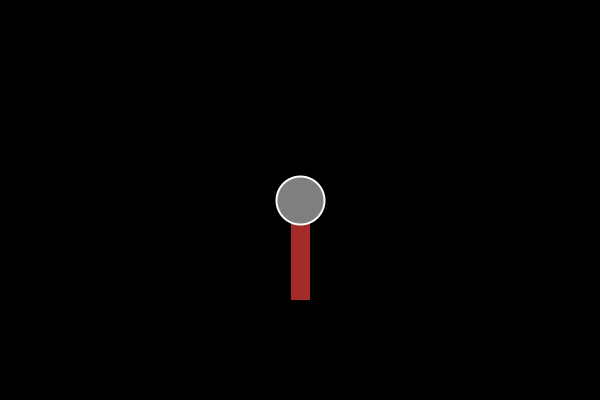
Frame 1 (no input)
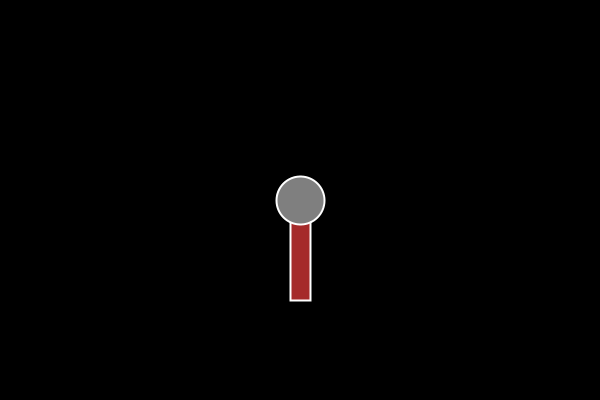
Frame 60 (the mouse pressed at the canvas centre just before this capture)
Frame 120 (the mouse held since frame 60 and released just before this capture): identical to frame 60, image omitted

The Processing sketch that drew these frames (run headless with seeded random() and noise(); from frame 60 on, the mouse is pressed at the canvas centre):

// Processing sketch: sketch_3_2
// ── sketch_3_2.pde

Catapult c;

void setup() {
  size(600, 400);
  
  c = new Catapult();
}

void draw() {
  background(0);

  c.display();
  c.update();
}

void mouseDragged() { 
  c.mouseDraggedEvent(new PVector(mouseX, mouseY));
} 

void mouseReleased() { 
  c.mouseReleasedEvent();
}

// ── Ball.pde
class Ball {
  PVector l, v, g;  

  Ball(PVector locationInput) {
    l = locationInput;//The current location of the ball (init)
    v = new PVector(3, -4.1); // The velocity of the ball
    g = new PVector(0, 0.2); // The Gravity of the ball
  }

  void display() {
    // Display circle at location vector
    stroke(255);
    strokeWeight(2);
    fill(127);
    ellipse(l.x, l.y, 48, 48);
  }

  void shoot() {
    // Add velocity to the location.
    l.add(v);
    // Add gravity to velocity
    v.add(g);
  }

  void checkWindow() {
    l.set(width/2, height/2);
    v.set(3, -4.1);
    g.set(0, 0.2);
  }


  void setBall(PVector b) {
    v = l.copy().sub(b).mult(0.1);
  }
}

// ── Catapult.pde
class Catapult {
  Ball ball;
  boolean release = false;
  PVector catLoc;

  Catapult() {
    ball = new Ball(new PVector(300, 200));
  }

  void display() {
    fill(165, 42, 42);
    rectMode(CENTER);
    rect(300, 250, 20, 100);

    //ball
    ball.display();
  }

  void update() {
    if (ball.l.y > height) {
      ball.checkWindow();
      release = false;
    }
    //reset ball if off the screen
    if (release) {
      ball.shoot();
    }
  }

  void mouseDraggedEvent(PVector i) {
    ball.setBall(i);
  }

  void mouseReleasedEvent() {
    release = true;
  }
}
